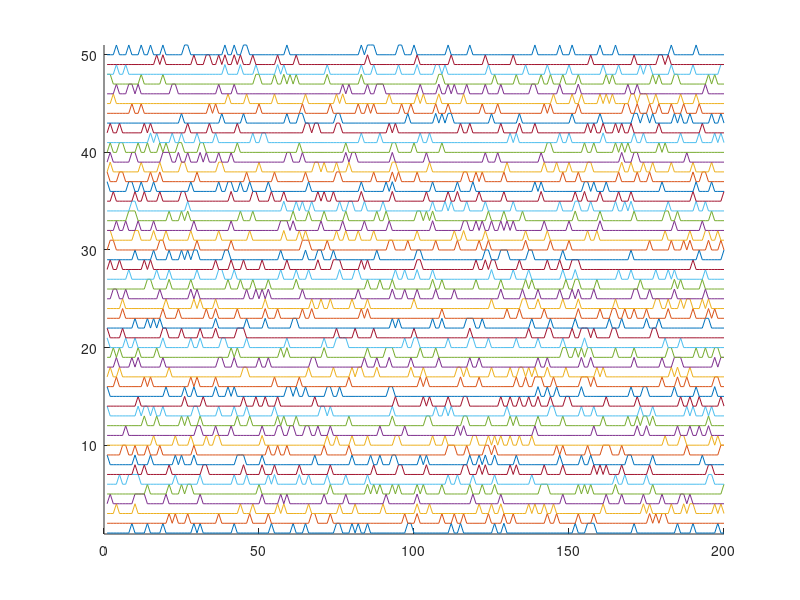
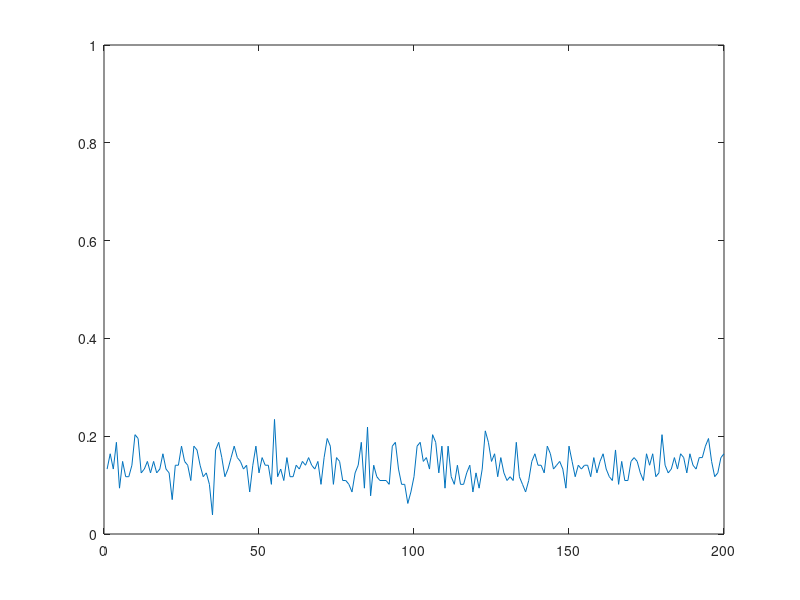
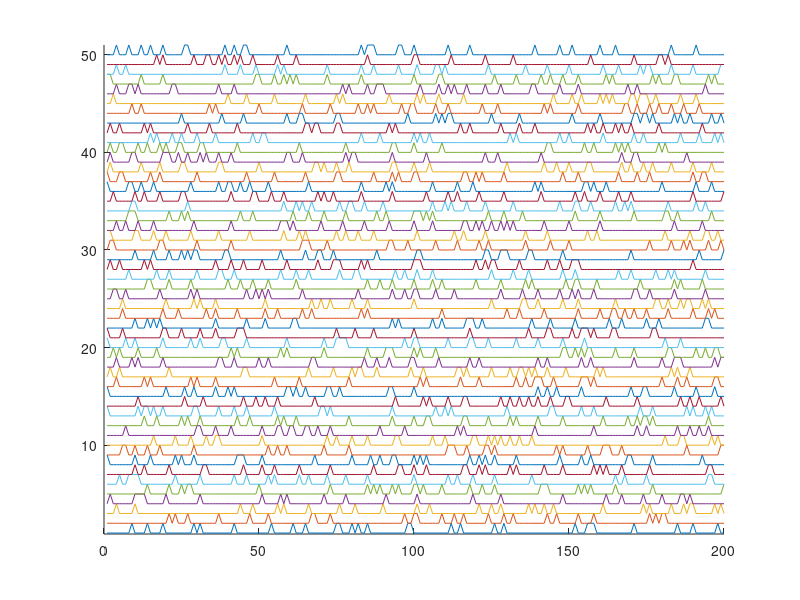
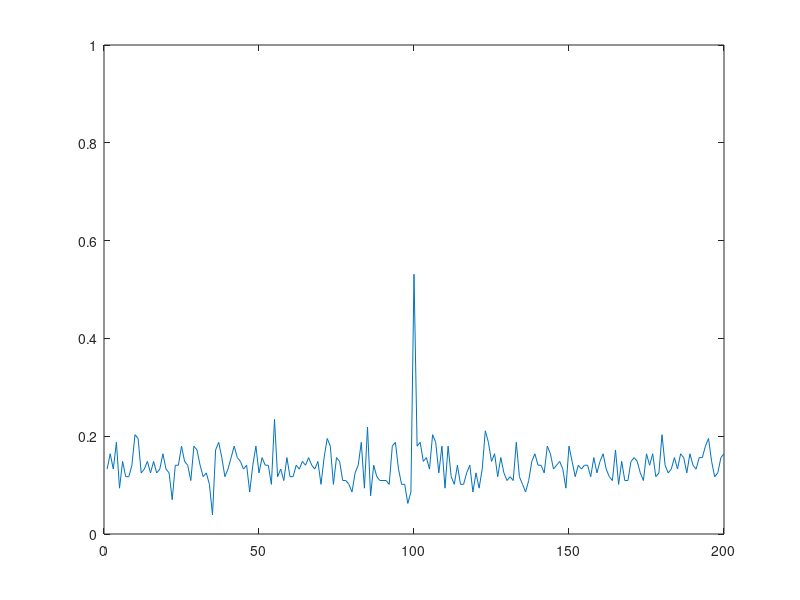

Source code (MATLAB) for these figures, in order:
clear all

%% Random spikes 

numits = 128; % How many neurons 

len = 200; % Duration of the epoch
numspikes = 30; % Number of spikes per epoch

z = zeros(1,len); % Empty time window, no spikes
t = 1:len; % Time steps

% Make each neuron
for j=numits:-1:1
    neuron(:,j) = z; 
    tt = randi(len,[1,numspikes]); % Random time indexes...
    neuron(tt,j) = 1; % Are set to one, which is the spike
end

% Calculate the downstream response to all neural inputs
    avgDownStream = sum(neuron');
    avgDownStream = avgDownStream / numits;

% Plot all or some of the raw spike trains
maxnumtrainstoshow = 50;
figure(27); clf; hold on;
    for j=1:min([maxnumtrainstoshow, numits])
        plot(t, neuron(:,j)+j);
    end
    ylim([0.9, min([maxnumtrainstoshow+1, numits+1])])

% Plot the downstream neural response
    figure(28); clf; 
        plot(t, avgDownStream); ylim([0 1]);

%% Signal

detectionChance = 0.50; % Chance that a neuron will detect the event (range 0-1)


neuronDetector = neuron;

detections = find(rand(1,numits) >= detectionChance);
neuronDetector(round(len/2),detections) = 1;

% Calculate the downstream response to all neural inputs
    avgDownStreamDetector = sum(neuronDetector');
    avgDownStreamDetector = avgDownStreamDetector / numits;


figure(29); clf; hold on;
    for j=1:min([maxnumtrainstoshow, numits])
        plot(t, neuronDetector(:,j)+j);
    end
    ylim([0.9, min([maxnumtrainstoshow+1, numits+1])])

% Plot the downstream neural response
    figure(30); clf; 
        plot(t, avgDownStreamDetector); ylim([0 1]);
